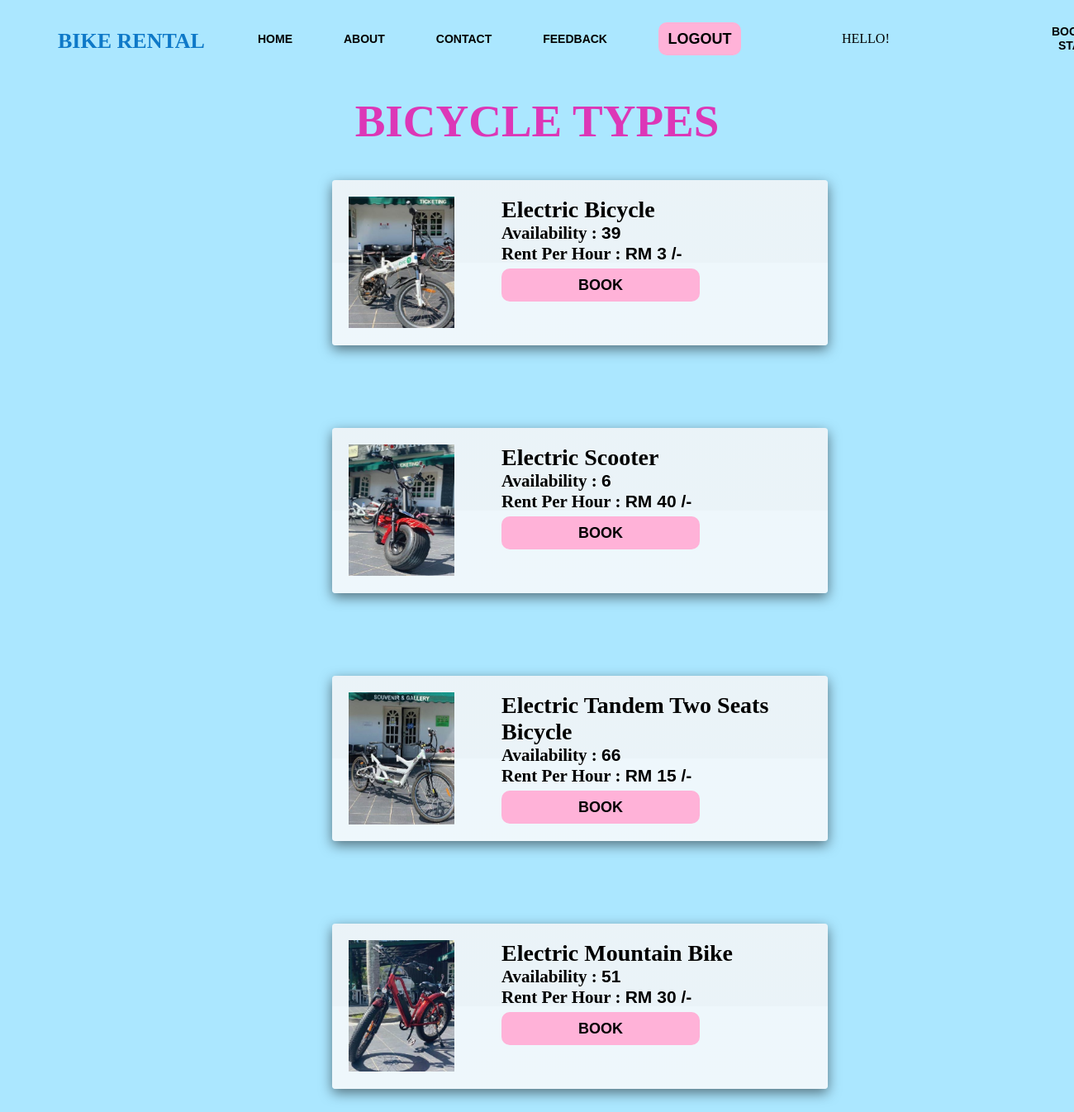
Page /menu.php on the committed database.
### tables this page shows
CREATE TABLE `bikes` (
  `BIKE_ID` int(11) NOT NULL,
  `BIKE_NAME` varchar(255) NOT NULL,
  `AVAILABILITY` int(11) NOT NULL,
  `PRICE` int(11) NOT NULL,
  `BIKE_IMG` varchar(255) NOT NULL
);

### menu.php (the view, shortened to what this page needs)
<!DOCTYPE html>
<html lang="en">
<head>
</head>
<body class="body">
<?php
    require_once('connection.php');
    $value = $_SESSION['email'];
    $sql="select * from users where EMAIL='$value'";
    $name = mysqli_query($con,$sql);
    $rows=mysqli_fetch_assoc($name);
    $sql2="select *from bikes where AVAILABILITY!='0'";
    $bikes= mysqli_query($con,$sql2);
    ?>
<div class="cd">
    <div class="main">
        <div class="navbar">
            <div class="icon">
                <h2 class="logo">BIKE RENTAL</h2>
            </div>
            <div class="menu">
                <ul>
                    <li><a href="menu.php">HOME</a></li>
                    <li><a href="aboutus2.html">ABOUT</a></li>
                    <li><a href="contact2.html">CONTACT</a></li>
                    <li><a href="feedback.html">FEEDBACK</a></li>
                    <li><button class="nn"><a href="logout.php">LOGOUT</a></button></li>
                    <li><p class="phello">HELLO!&nbsp;<a id="name" href="profile.php"><?php echo $rows['NAME']?></a></p></li>
                    <li><a id="stat" href="bookinstatus.php">BOOKING STATUS</a></li>
                </ul>
            </div>
        </div>
	<div> <h1 class="overview">BICYCLE TYPES</h1>
    <ul class="de">
<?php
        while($result= mysqli_fetch_array($bikes))
        {
?>
    <li>
    <form method="POST">
    <div class="box">
        <div class="imgBx">
            <img src="images/<?php echo $result['BIKE_IMG']?>">
        </div>
        <div class="content">
            <?php $res=$result['BIKE_ID'];?>
            <h1><?php echo $result['BIKE_NAME']?></h1>
            <h2>Availability : <a><?php echo $result['AVAILABILITY']?></a> </h2>
            <h2>Rent Per Hour : <a>RM <?php echo $result['PRICE']?> /-</a></h2>
            <button type="submit"  name="booknow" class="utton" style="margin-top: 5px;"><a href="booking.php?id=<?php echo $res;?>">BOOK</a></button>
        </div>
    </div>
	</form>
	</li>
<?php
        }
?>
    </ul>
	</div>
	</div>
</div>
</body>
</html>

### menu.php (style rules this page uses)
* { margin: 0; padding: 0; }
body { background-color: #ABE7FF; background-position: center; background-size: cover; }
.navbar { width: 1200px; height: 75px; margin: auto; }
.icon { width:200px; float: left; height : 70px; }
.logo { color: #0E79C8; font-size: 26px; font-family: 'Tahoma'; padding-left: 20px; float:left; padding-top: 35px; }
.menu { width: 400px; float: left; height: 70px; }
ul { float: left; display: flex; justify-content: center; align-items: center; }
ul li { list-style: none; margin-left: 62px; margin-top: 27px; font-size: 14px; }
ul li a { text-decoration: none; color: black; font-family: Arial; font-weight: bold; transition: 0.4s ease-in-out; }
.box { position:center; top: 50%; left: 50%; padding: 20px; transform: translate(20%, -30%); box-sizing: border-box; background: #fff; border-radius: 4px; box-shadow: 0 5px 15px rgba(0,0,0,.5); background: linear-gradient(to top, rgba(255, 251, 251, 0.8)50%,rgba(250, 246, 246, 0.8)50%); display: flex; align-content: center; width: 600px; height: 200px; margin-top: 100px; margin-left: 220px; }
.box .imgBx { width: 85px; flex:0 0 85px; }
.box .imgBx img { max-width: 150%; }
.box .content { padding-left: 100px; }
.utton { width: 240px; height: 40px; background: #FFB2D8; border:none; font-size: 18px; border-radius: 10px; cursor: pointer; color:#fff; transition: 0.4s ease; }
.de { float: left; clear: left; display: block; }
.nn { width:100px; background: #FFB2D8; border:none; height: 40px; font-size: 18px; border-radius: 10px; cursor: pointer; color:white; transition: 0.4s ease; }
.nn a { text-decoration: none; color: black; font-weight: bold; }
.overview { text-align: center; font-size: 55px; color: #DC37B7; margin-top: 40px; }
.phello { width: 200px; margin-left: 60px; padding: 0; color: black; font-size: 16px; display: flex; align-items: center; }
#stat { margin-left: -8px; }

### rows in the picture
bikes: BIKE_IMG (picture), BIKE_NAME "Electric Bicycle", AVAILABILITY "39", PRICE "3"
bikes: BIKE_IMG (picture), BIKE_NAME "Electric Scooter", AVAILABILITY "6", PRICE "40"
bikes: BIKE_IMG (picture), BIKE_NAME "Electric Tandem Two Seats Bicycle", AVAILABILITY "66", PRICE "15"
bikes: BIKE_IMG (picture), BIKE_NAME "Electric Mountain Bike", AVAILABILITY "51", PRICE "30"
